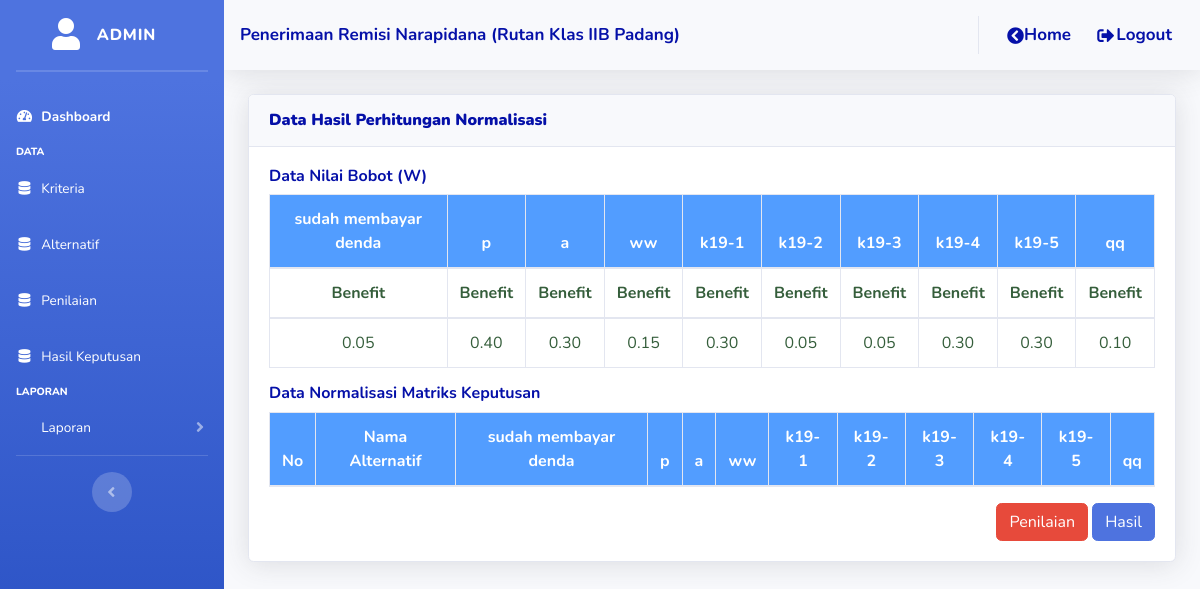
Page /admin/proses/data_normalisasi.php (signed in) on the earlier database version.
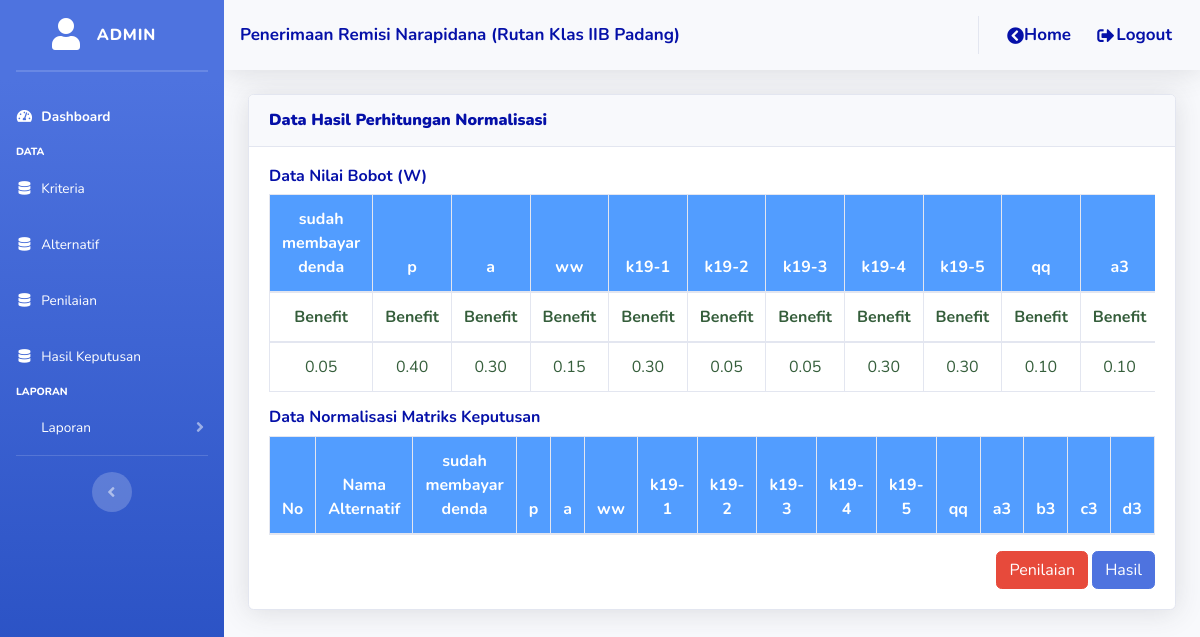
Same page on the later database version.
### tables this page shows
CREATE TABLE `tbl_kriteria` (
  `id_kriteria` int(11) NOT NULL,
  `id_periode` int(11) NOT NULL,
  `nama_kriteria` varchar(255) NOT NULL,
  `jenis_kriteria` varchar(255) NOT NULL,
  `bobot` double(4,2) NOT NULL
);

### admin/proses/data_normalisasi.php (the view, shortened to what this page needs)
<?php
include("style/header.php");
include("style/sidebar.php");
include '../../config/koneksi.php';
$idp = $_GET['idp'];
?>
<div class="container-fluid">
		<div class="card shadow mt-3 mb-3">
			<div class="card-header py-3">
				<h6 class="m-0 font-weight-bold text-olive" style="color: #0510a8"><b>Data Hasil Perhitungan Normalisasi</b></h6>
			</div>
			<div class="card-body">
				<h6 style="font-weight: bold; color: #0510a8">Data Nilai Bobot (W)</h6>
				<div class="table-responsive">
					<table class="table table-bordered">
						<thead>
							<tr style="background-color: #529dff; color: #ffff" align="center">
								<?php
								$sqltr = mysqli_query($konek, "SELECT * FROM tbl_kriteria");
								while ($rowtr = $sqltr->fetch_array()) {
								?>
									<th><?= $rowtr['nama_kriteria']; ?></th>
								<?php
								}
								?>
							</tr>
							<tr align="center" style="color: #355E3B">
								<?php
								$sqltr = mysqli_query($konek, "SELECT * FROM tbl_kriteria");
								while ($rowtr = $sqltr->fetch_array()) {
								?>
									<th><?= $rowtr['jenis_kriteria']; ?></th>
								<?php
								}
								?>
							</tr>
						</thead>
						<tbody>
							<tr align="center"  style="color: #355E3B">
								<?php
								$sqltr = mysqli_query($konek, "SELECT * FROM tbl_kriteria");
								while ($rowtr = $sqltr->fetch_array()) {
								?>
									<td><?= $rowtr['bobot']; ?></td>
								<?php
								}
								?>
							</tr>
						</tbody>
					</table>
				</div>
				<h6 style="font-weight: bold; color: #0510a8">Data Normalisasi Matriks Keputusan</h6>
				<div class="table-responsive">
					<table class="table table-bordered">
						<thead>
							<tr style="background-color: #529dff; color: #ffff" align="center">
								<th style="font-size: 16px;">No</th>
								<th style="font-size: 16px;">Nama Alternatif</th>
								<?php
								$sqlth = $konek->query("SELECT * FROM tbl_kriteria");
								while ($rowth = $sqlth->fetch_array()) {
								?>
									<th><?= $rowth['nama_kriteria']; ?></th>
								<?php
								}
								?>
						</thead>
					</table>
			</div>
				<div align="right">
					<a href="data_penilaian.php?&idp=<?php echo $idp; ?>" class="btn btn-danger">Penilaian</a>
					<a href="hasil_keputusan.php?&idp=<?php echo $idp; ?>" class="btn btn-primary">Hasil</a>
				</div>
			</div>
		</div>
	</div>
</div>

Differences in the rows shown:
added tbl_kriteria: nama_kriteria "a3", jenis_kriteria "Benefit", bobot "0.10"
added tbl_kriteria: nama_kriteria "b3", shown under "Data Normalisasi Matriks Keputusan"
added tbl_kriteria: nama_kriteria "c3", shown under "Data Normalisasi Matriks Keputusan"
added tbl_kriteria: nama_kriteria "d3", shown under "Data Normalisasi Matriks Keputusan"
